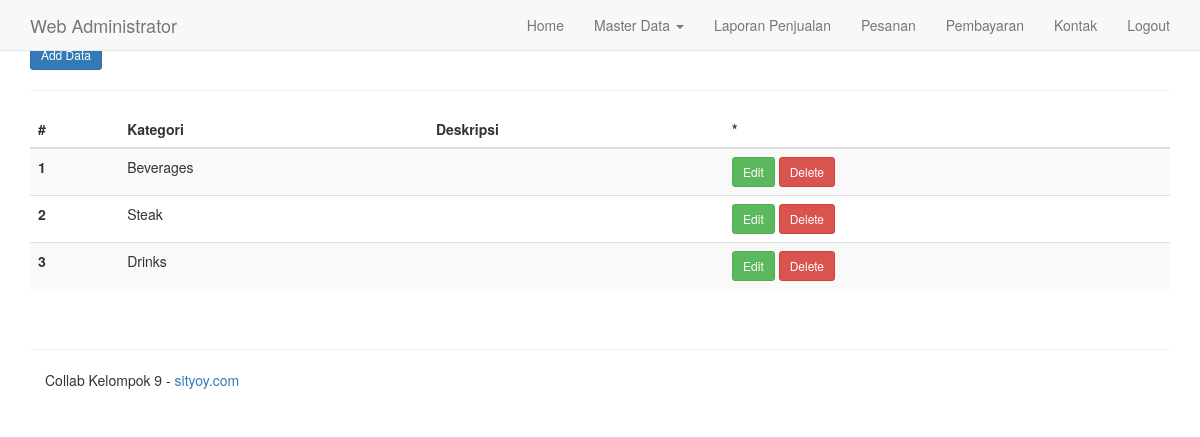
/admin/kategori_produk.php (signed in), run on the app's committed database.
### tables this page shows
CREATE TABLE `kategori_produk` (
  `id` int(3) NOT NULL,
  `nama` varchar(100) NOT NULL,
  `deskripsi` text NOT NULL
);

### inc/config.php (called while the page is built, shortened)
<?php
	$no = 1;
?>

### admin/kategori_produk.php (the view, shortened to what this page needs)
<?php
	include"../inc/config.php";
	include"inc/header.php";
?>
	<div class="container">
		<?php
			$q = mysqli_query($GLOBALS["___mysqli_ston"], "select*from kategori_produk");
			$j = mysqli_num_rows($q);
		?>
		<h4>Daftar Kategori Produk (<?php echo ($j>0)?$j:0; ?>)</h4>
		<a class="btn btn-sm btn-primary" href="kategori_produk.php?act=create">Add Data</a>
		<hr>
		<table class="table table-striped table-hove">
			<thead>
				<tr>
					<th>#</th>
					<th>Kategori</th>
					<th>Deskripsi</th>
					<th>*</th>
				</tr>
			</thead>
			<tbody>
		<?php while($data=mysqli_fetch_object($q)){ ?>
				<tr>
					<th scope="row"><?php echo $no++; ?></th>
					<td><?php echo $data->nama ?></td>
					<td><?php echo $data->deskripsi ?></td>
					<td>
						<a class="btn btn-sm btn-success" href="kategori_produk.php?act=edit&&id=<?php echo $data->id ?>">Edit</a>
						<a class="btn btn-sm btn-danger" href="kategori_produk.php?act=delete&&id=<?php echo $data->id ?>">Delete</a>
					</td>
				</tr>
		<?php } ?>
			</tbody>
		</table>
    </div>
<?php include"inc/footer.php"; ?>

### data on the page
kategori_produk: nama "Beverages"
kategori_produk: nama "Steak"
kategori_produk: nama "Drinks"
